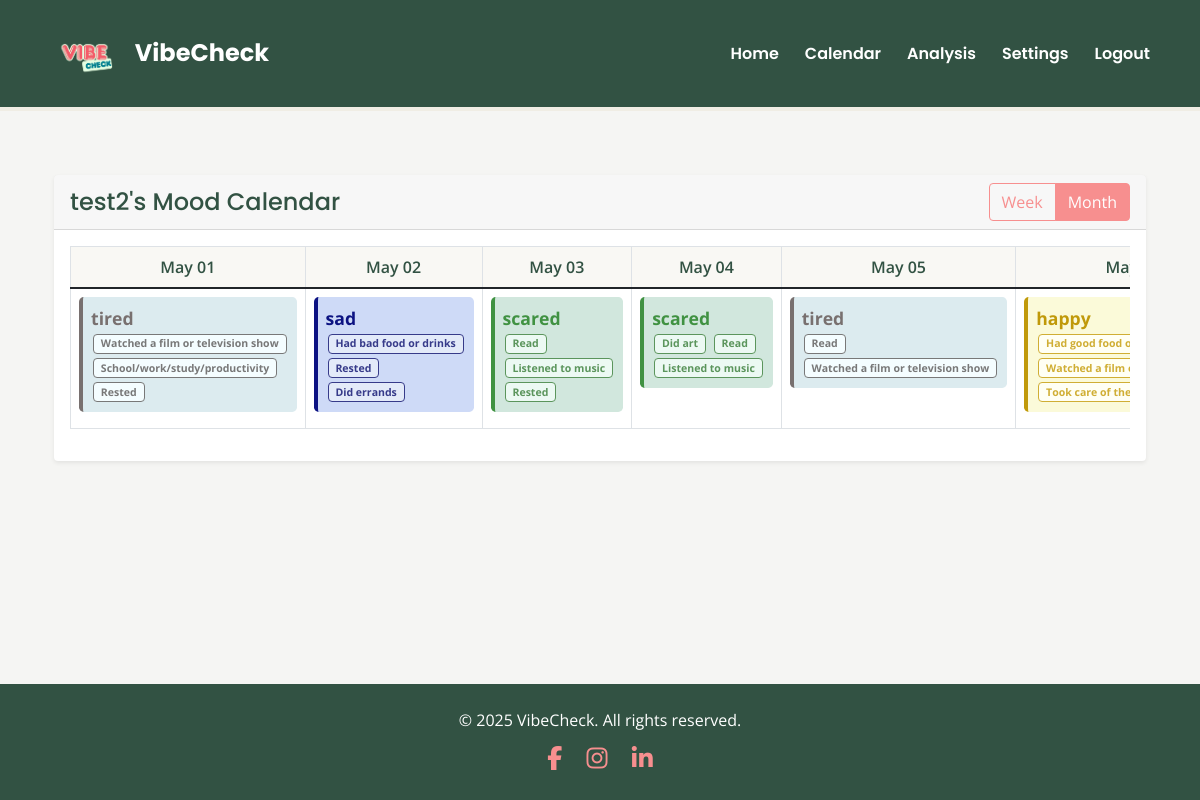
/calendar/test2 (signed in), run on the app's committed database.
### app/models.py (models this page shows, shortened)
class User(UserMixin, db.Model):
    username = db.Column(db.String(30), primary_key=True)
    password = db.Column(db.String(100))
    privacy_setting = db.Column(db.String(20), default='friends')  # Can be 'public', 'friends', or 'private'
    moods = db.relationship('Mood', backref='user', lazy=True)
    friends = db.relationship(
        'User',
        secondary='friendships',
        primaryjoin=username==Friendship.user_id,
        secondaryjoin=username==Friendship.friend_id,
        backref='friend_of'
    )

class Mood(db.Model):
    id = db.Column(db.Integer, primary_key=True)
    mood = db.Column(db.String(50), nullable=False)
    reasons = db.Column(db.String(500), nullable=True)  # JSON string of selected reasons
    timestamp = db.Column(db.DateTime, nullable=False)
    user_id = db.Column(db.String(30), db.ForeignKey('user.username'), nullable=False)
    def get_reasons(self):
        return json.loads(self.reasons) if self.reasons else []
    @staticmethod
    def get_moods_for_date_range(user_id, start_date, end_date):
        moods = Mood.query.filter(
            Mood.user_id == user_id,
            Mood.timestamp >= start_date,
            Mood.timestamp <= end_date
        ).order_by(Mood.timestamp).all()
        mood_dict = {}
        for mood in moods:
            date_str = mood.timestamp.strftime('%Y-%m-%d')
            mood_dict[date_str] = mood
        return mood_dict

### app/main.py (the view, shortened to what this page needs)
@bp.route('/calendar/<user_id>')
@login_required
def calendar_view(user_id):
    user = User.query.get_or_404(user_id)
    today = datetime.now().date()
    week_start = today - timedelta(days=today.weekday())
    week_end = week_start + timedelta(days=6, hours=23, minutes=59, seconds=59)
    month_start = today.replace(day=1)
    if today.month == 12:
        month_end = today.replace(year=today.year + 1, month=1, day=1) - timedelta(days=1)
    else:
        month_end = today.replace(month=today.month + 1, day=1) - timedelta(days=1)
    week_dates = [week_start + timedelta(days=i) for i in range(7)]
    month_dates = []
    current_date = month_start
    while current_date <= month_end:
        month_dates.append(current_date)
        current_date += timedelta(days=1)
    week_moods = Mood.get_moods_for_date_range(user_id, week_start, week_end)
    month_moods = Mood.get_moods_for_date_range(user_id, month_start, month_end)
    return render_template('calendar.html',
                         user=user,
                         week_dates=week_dates,
                         month_dates=month_dates,
                         week_moods=week_moods,
                         month_moods=month_moods)

### app/__init__.py (called while the page is built)
def create_app(config_class=Config):
    app = Flask(__name__)
    app.config.from_object(config_class)
    if csrf_available:
        csrf = CSRFProtect(app)  # moved here to use app context directly
    db.init_app(app)
    login_manager.init_app(app)
    from app.auth import bp as auth_bp
    app.register_blueprint(auth_bp)
    from app.main import bp as main_bp
    app.register_blueprint(main_bp)
    os.makedirs(os.path.join(os.path.dirname(os.path.dirname(__file__)), 'instance'), exist_ok=True)
    from app.models import User, Mood, Friendship
    @login_manager.user_loader
    def load_user(id):
        return User.query.get(str(id))
    return app

### app/templates/calendar.html (shortened to what this page needs)
{% extends "base.html" %}
{% block head %}
<link rel="stylesheet" href="{{ url_for('static', filename='css/calendar.css') }}">
{% endblock %}
{% block content %}
<div class="container mt-4">
    <div class="row">
        <div class="col-12">
            <div class="card border-0 shadow-sm rounded-4 bg-light-subtle">
                <div class="card-header d-flex justify-content-between align-items-center">
                    <h4>{{ user.username }}'s Mood Calendar</h4>
                    <div class="btn-group">
                        <button type="button" class="btn btn-outline-theme" id="weekView">Week</button>
                        <button type="button" class="btn btn-outline-theme active" id="monthView">Month</button>
                    </div>
                </div>
                <div class="card-body">
                    <div id="monthCalendar">
                        <div class="table-responsive">
                            <table class="table table-bordered">
                                <thead>
                                    <tr>
                                        {% for day in month_dates %}
                                        <th>{{ day.strftime('%b %d') }}</th>
                                        {% endfor %}
                                    </tr>
                                </thead>
                                <tbody>
                                    <tr>
                                        {% for day in month_dates %}
                                        <td class="mood-cell" data-date="{{ day.strftime('%Y-%m-%d') }}">
                                            {% set mood = month_moods.get(day.strftime('%Y-%m-%d')) %}
                                            {% if mood %}
                                            <div class="mood-indicator bg-{{ mood.mood }}-subtle rounded-3 p-2 fw-bold">
                                                {{ mood.mood }}
                                                <div class="reasons-list">
                                                    {% for reason in mood.get_reasons() %}
                                                    <span class="reason-{{ mood.mood }} badge">{{ reason }}</span>
                                                    {% endfor %}
                                                </div>
                                            </div>
                                            {% else %}
                                            <div class="text-muted fst-italic">No mood recorded</div>
                                            {% endif %}
                                        </td>
                                        {% endfor %}
                                    </tr>
                                </tbody>
                            </table>
                        </div>
                    </div>
                </div>
            </div>
        </div>
    </div>
</div>
{% endblock %}

### app/static/css/base.css (style rules this page uses)
body { background-color: #F5F5F3; font-family: 'Open Sans', sans-serif; }
.mood-indicator { padding: 0.25rem 0.5rem; border-radius: 0.25rem; font-size: 0.875rem; }

### app/static/css/calendar.css (style rules this page uses)
.mood-cell { height: 100px; padding: 8px; vertical-align: top; background-color: #fff; transition: background-color 0.2s ease-in-out; }
.mood-indicator { font-size: 1.1em; padding: 4px 8px; border-radius: 4px; margin-bottom: 8px; background-color: #f9f8f4; font-family: 'Open Sans', sans-serif; }
.reasons-list { font-size: 0.8em; }
.reasons-list .badge { margin: 2px; display: inline-block; }
.card-header h4 { font-family: 'Poppins', sans-serif; color: #325243; margin: 0; }
.btn-outline-theme { color: #F78F8F; border-color: #F78F8F; background-color: transparent; transition: all 0.2s ease-in-out; }
.btn-outline-theme:hover, .btn-outline-theme.active, .btn-outline-theme:focus { background-color: #F78F8F; color: white; border-color: #F78F8F; }
.table thead th { background-color: #f9f8f4; color: #325243; text-align: center; font-weight: 600; }
.bg-happy-subtle { background-color: #fbfad9; color: #c0990a; border-left: 4px solid #c0990a; }
.reason-happy { background-color: #fffff4; color: #d0ae34; border: 1px solid #d0ae34; }
.bg-sad-subtle { background-color: #cedaf7; color: #0c1282; border-left: 4px solid #0c1282; }
.reason-sad { background-color: #e3eaf9; color: #373b8a; border: 1px solid #373b8a; }
.bg-tired-subtle { background-color: #dcebef; color: #78706f; border-left: 4px solid #78706f; }
.reason-tired { background-color: #f4fdff; color: #787878; border: 1px solid #787878; }
.bg-scared-subtle { background-color: #d1e7dd; color: #409242; border-left: 4px solid #409242; }
.reason-scared { background-color: #ecf9f3; color: #5b955c; border: 1px solid #5b955c; }

### data on the page
User: username "test2"
Mood: mood "tired"
Mood: mood "sad"
Mood: mood "scared"
Mood: mood "scared"
Mood: mood "tired"
Mood: mood "happy"

### other printed values
{{ day.strftime('%b %d') }} "May 01" "May 02" "May 03" "May 04" "May 05"
{{ reason }} "Watched a film or television show" "School/work/study/productivity" "Rested" "Had bad food or drinks" "Rested" "Did errands" "Read" "Listened to music" "Rested" "Did art" "Read" "Listened to music" "Read" "Watched a film or television show" "Had good food…" "Watched a film…" "Took care of…"
